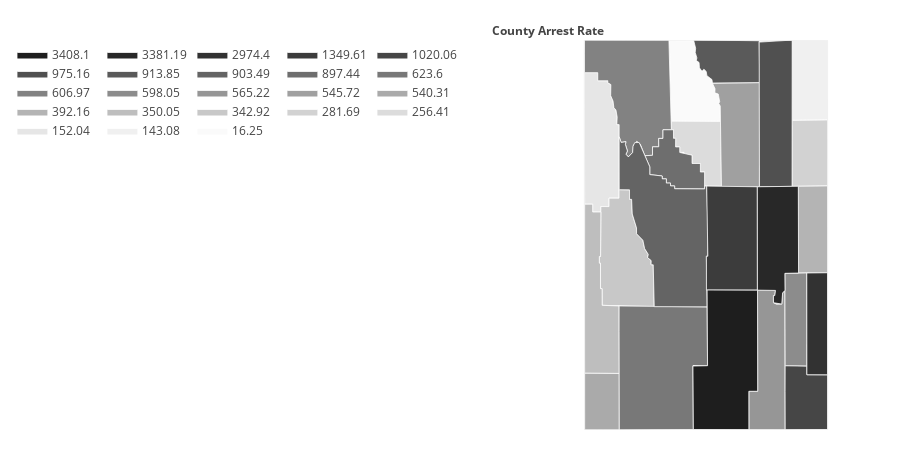

Write notebook code for a chart like this one.
### Code cell
########juvenile arrest rates chloropleth#########
display(HTML('<h1>Juvenile Arrest Rates for {}</h1>'.format(YEAR)))
display(HTML(juvenile_arrests[['Total Incidents','Population 11-17','Rate']].loc[idx[:,YEAR:YEAR], :].to_html()))
arrest_values = []
for county in counties:
    #print('county: {} with value: {}'.format(county,juvenile_arrests[['Total Incidents','Population 11-17','Rate']].loc[idx[county,YEAR:YEAR], :]['Rate'][0]))
    arrest_values.append(juvenile_arrests[['Total Incidents','Population 11-17','Rate']].loc[idx[county,YEAR:YEAR], :]['Rate'][0])
# print(len(values))
# print(len(fips))
# print(fips)
# print(values)

fig = ff.create_choropleth(
    fips=fips, values=arrest_values,colorscale=grey_scale,
    scope=['Wyoming'], county_outline={'color': 'rgb(255,255,255)', 'width': 0.75},
    legend_title='County Arrest Rate'
)
fig['layout']['legend'].update({'x': -.2,'orientation':'h'})
fig['layout']['annotations'][0].update({'x': -0.12, 'xanchor': 'left'})
# print(dir(fig['layout']['legend']))
# print(str(fig['layout']['legend']))
pl.offline.iplot(fig, filename='arrest_rates_choropleth_wyoming')

### Figure 1 — Plotly figure (JSON) as saved in the notebook; plotly's stock layout.template omitted (floating-point values rounded to 4 significant figures)
{"data": [{"fill": "toself", "fillcolor": "rgb(250,250,250)", "hoverinfo": "none", "line": {"color": "rgb(255,255,255)", "width": 0.75}, "mode": "lines", "name": "16.25", "type": "scatter", "uid": "451c9a8c-b46a-11e8-a0aa-18d6c706c04c", "x": [-108.6, -107.9, -107.8, -107.9, -107.8, -107.8, -107.8, -107.7, -107.7, -107.6, -107.5, -107.5, -107.4, -107.3, -107.3, -107.2, -107.2, -107.2, -107.1, -107.1, -108.6, -108.6, -108.6, -108.6, null], "y": [45.0, 44.99, 44.91, 44.87, 44.82, 44.79, 44.77, 44.72, 44.68, 44.7, 44.68, 44.63, 44.6, 44.5, 44.46, 44.45, 44.37, 44.35, 44.32, 44.17, 44.17, 44.87, 44.87, 45.0, null]}, {"fill": "toself", "fillcolor": "rgb(240,240,240)", "hoverinfo": "none", "line": {"color": "rgb(255,255,255)", "width": 0.75}, "mode": "lines", "name": "143.08", "type": "scatter", "uid": "451c9a8d-b46a-11e8-a0aa-18d6c706c04c", "x": [-105.1, -105.1, -104.1, -104.1, -105.1, -105.1, null], "y": [44.54, 45.0, 45.0, 44.18, 44.18, 44.54, null]}, {"fill": "toself", "fillcolor": "rgb(230,230,230)", "hoverinfo": "none", "line": {"color": "rgb(255,255,255)", "width": 0.75}, "mode": "lines", "name": "152.04", "type": "scatter", "uid": "451c9a8e-b46a-11e8-a0aa-18d6c706c04c", "x": [-111.1, -110.7, -110.7, -110.4, -110.4, -110.3, -110.3, -110.2, -110.2, -110.1, -110.1, -110.1, -110.1, -110.1, -110.3, -110.3, -110.6, -110.6, -110.8, -110.8, -111.0, -111.1, null], "y": [44.67, 44.67, 44.58, 44.58, 44.56, 44.54, 44.43, 44.37, 44.31, 44.28, 44.21, 44.13, 44.13, 43.38, 43.38, 43.29, 43.29, 43.24, 43.24, 43.32, 43.32, 44.67, null]}, {"fill": "toself", "fillcolor": "rgb(220,220,220)", "hoverinfo": "none", "line": {"color": "rgb(255,255,255)", "width": 0.75}, "mode": "lines", "name": "256.41", "type": "scatter", "uid": "451c9a8f-b46a-11e8-a0aa-18d6c706c04c", "x": [-108.6, -107.1, -107.1, -107.6, -107.6, -107.7, -107.7, -108.0, -108.0, -108.2, -108.2, -108.2, -108.3, -108.3, -108.4, -108.4, -108.5, -108.5, -108.6, -108.6, null], "y": [44.17, 44.17, 43.5, 43.5, 43.65, 43.65, 43.73, 43.73, 43.82, 43.82, 43.83, 43.85, 43.85, 43.9, 43.9, 43.99, 43.99, 44.08, 44.08, 44.17, null]}, {"fill": "toself", "fillcolor": "rgb(210,210,210)", "hoverinfo": "none", "line": {"color": "rgb(255,255,255)", "width": 0.75}, "mode": "lines", "name": "281.69", "type": "scatter", "uid": "451c9a90-b46a-11e8-a0aa-18d6c706c04c", "x": [-105.1, -105.1, -104.1, -104.1, -105.1, -105.1, null], "y": [43.97, 44.18, 44.18, 43.5, 43.5, 43.97, null]}, {"fill": "toself", "fillcolor": "rgb(200,200,200)", "hoverinfo": "none", "line": {"color": "rgb(255,255,255)", "width": 0.75}, "mode": "lines", "name": "342.92", "type": "scatter", "uid": "451c9a91-b46a-11e8-a0aa-18d6c706c04c", "x": [-110.6, -110.6, -110.6, -110.3, -110.3, -110.1, -110.1, -109.8, -109.8, -109.7, -109.7, -109.6, -109.6, -109.4, -109.3, -109.2, -109.2, -109.1, -109.1, -109.1, -109.0, -110.5, -110.5, -110.6, -110.6, -110.6, -110.6, null], "y": [42.78, 42.78, 43.29, 43.29, 43.38, 43.38, 43.46, 43.46, 43.37, 43.37, 43.22, 43.07, 43.01, 42.95, 42.86, 42.8, 42.77, 42.74, 42.69, 42.69, 42.26, 42.28, 42.45, 42.45, 42.71, 42.71, 42.78, null]}, {"fill": "toself", "fillcolor": "rgb(190,190,190)", "hoverinfo": "none", "line": {"color": "rgb(255,255,255)", "width": 0.75}, "mode": "lines", "name": "350.05", "type": "scatter", "uid": "451c9a92-b46a-11e8-a0aa-18d6c706c04c", "x": [-111.0, -111.0, -110.8, -110.8, -110.6, -110.6, -110.6, -110.6, -110.6, -110.6, -110.5, -110.5, -110.1, -110.0, -111.0, -111.0, null], "y": [42.15, 43.32, 43.32, 43.24, 43.24, 42.78, 42.78, 42.71, 42.71, 42.45, 42.45, 42.28, 42.27, 41.58, 41.58, 42.15, null]}, {"fill": "toself", "fillcolor": "rgb(180,180,180)", "hoverinfo": "none", "line": {"color": "rgb(255,255,255)", "width": 0.75}, "mode": "lines", "name": "392.16", "type": "scatter", "uid": "451c9a93-b46a-11e8-a0aa-18d6c706c04c", "x": [-104.9, -104.1, -104.1, -104.9, -104.9, null], "y": [43.5, 43.5, 42.61, 42.61, 43.5, null]}, {"fill": "toself", "fillcolor": "rgb(170,170,170)", "hoverinfo": "none", "line": {"color": "rgb(255,255,255)", "width": 0.75}, "mode": "lines", "name": "540.31", "type": "scatter", "uid": "451c9a94-b46a-11e8-a0aa-18d6c706c04c", "x": [-111.0, -111.0, -110.0, -110.0, -111.0, -111.0, null], "y": [41.16, 41.58, 41.58, 41.0, 41.0, 41.16, null]}, {"fill": "toself", "fillcolor": "rgb(160,160,160)", "hoverinfo": "none", "line": {"color": "rgb(255,255,255)", "width": 0.75}, "mode": "lines", "name": "545.72", "type": "scatter", "uid": "451c9a95-b46a-11e8-a0aa-18d6c706c04c", "x": [-107.4, -106.0, -106.0, -107.1, -107.1, -107.2, -107.2, -107.2, -107.3, -107.3, -107.4, null], "y": [44.56, 44.56, 43.49, 43.49, 44.32, 44.35, 44.37, 44.45, 44.46, 44.5, 44.56, null]}, {"fill": "toself", "fillcolor": "rgb(150,150,150)", "hoverinfo": "none", "line": {"color": "rgb(255,255,255)", "width": 0.75}, "mode": "lines", "name": "565.22", "type": "scatter", "uid": "451c9a96-b46a-11e8-a0aa-18d6c706c04c", "x": [-106.3, -106.1, -106.1, -105.6, -105.6, -105.6, -105.6, -105.5, -105.4, -105.4, -105.3, -105.3, -106.3, -106.3, null], "y": [41.4, 41.4, 42.43, 42.43, 42.38, 42.38, 42.3, 42.29, 42.29, 42.4, 42.43, 41.0, 41.0, 41.4, null]}, {"fill": "toself", "fillcolor": "rgb(140,140,140)", "hoverinfo": "none", "line": {"color": "rgb(255,255,255)", "width": 0.75}, "mode": "lines", "name": "598.05", "type": "scatter", "uid": "451c9a97-b46a-11e8-a0aa-18d6c706c04c", "x": [-105.3, -104.7, -104.7, -105.3, -105.3, null], "y": [42.61, 42.61, 41.65, 41.66, 42.61, null]}, {"fill": "toself", "fillcolor": "rgb(130,130,130)", "hoverinfo": "none", "line": {"color": "rgb(255,255,255)", "width": 0.75}, "mode": "lines", "name": "606.97", "type": "scatter", "uid": "451c9a98-b46a-11e8-a0aa-18d6c706c04c", "x": [-111.1, -111.1, -108.6, -108.6, -108.8, -108.8, -108.9, -108.9, -109.1, -109.1, -109.3, -109.4, -109.5, -109.6, -109.7, -109.8, -109.9, -109.8, -109.9, -109.9, -110.0, -110.1, -110.1, -110.1, -110.1, -110.1, -110.2, -110.2, -110.3, -110.3, -110.4, -110.4, -110.7, -110.7, -111.1, -111.1, null], "y": [44.87, 45.0, 45.0, 44.08, 44.08, 43.99, 43.99, 43.9, 43.9, 43.82, 43.81, 43.93, 43.96, 43.92, 43.85, 43.8, 43.83, 43.86, 43.93, 43.96, 43.95, 44.01, 44.13, 44.13, 44.21, 44.28, 44.31, 44.37, 44.43, 44.54, 44.56, 44.58, 44.58, 44.67, 44.67, 44.87, null]}, {"fill": "toself", "fillcolor": "rgb(120,120,120)", "hoverinfo": "none", "line": {"color": "rgb(255,255,255)", "width": 0.75}, "mode": "lines", "name": "623.6", "type": "scatter", "uid": "451c9a99-b46a-11e8-a0aa-18d6c706c04c", "x": [-110.1, -110.1, -107.5, -107.5, -107.9, -107.9, -110.0, -110.1, null], "y": [42.01, 42.27, 42.26, 41.66, 41.66, 41.0, 41.0, 42.01, null]}, {"fill": "toself", "fillcolor": "rgb(110,110,110)", "hoverinfo": "none", "line": {"color": "rgb(255,255,255)", "width": 0.75}, "mode": "lines", "name": "897.44", "type": "scatter", "uid": "451c9a9a-b46a-11e8-a0aa-18d6c706c04c", "x": [-109.3, -109.1, -109.1, -108.9, -108.9, -108.8, -108.8, -108.5, -108.5, -108.4, -108.4, -108.3, -108.3, -108.0, -108.0, -107.7, -107.7, -107.6, -107.6, -108.5, -108.5, -108.6, -108.6, -108.7, -108.7, -108.8, -108.8, -109.2, -109.2, -109.3, null], "y": [43.81, 43.82, 43.9, 43.9, 43.99, 43.99, 44.08, 44.08, 43.99, 43.99, 43.9, 43.9, 43.85, 43.82, 43.73, 43.73, 43.65, 43.65, 43.47, 43.47, 43.5, 43.5, 43.53, 43.53, 43.58, 43.58, 43.61, 43.62, 43.7, 43.81, null]}, {"fill": "toself", "fillcolor": "rgb(100,100,100)", "hoverinfo": "none", "line": {"color": "rgb(255,255,255)", "width": 0.75}, "mode": "lines", "name": "903.49", "type": "scatter", "uid": "451c9a9b-b46a-11e8-a0aa-18d6c706c04c", "x": [-110.1, -110.0, -109.9, -109.9, -109.8, -109.9, -109.8, -109.7, -109.7, -109.6, -109.5, -109.2, -109.2, -108.8, -108.8, -108.7, -108.7, -108.6, -108.6, -108.5, -108.5, -107.6, -107.6, -107.5, -107.5, -107.5, -107.5, -107.5, -109.0, -109.1, -109.1, -109.1, -109.2, -109.2, -109.3, -109.4, -109.6, -109.6, -109.7, -109.7, -109.8, -109.8, -110.1, -110.1, null], "y": [44.01, 43.95, 43.96, 43.93, 43.86, 43.83, 43.8, 43.85, 43.91, 43.95, 43.95, 43.7, 43.62, 43.61, 43.58, 43.58, 43.53, 43.53, 43.5, 43.5, 43.47, 43.47, 43.5, 43.5, 43.13, 42.78, 42.78, 42.26, 42.26, 42.69, 42.69, 42.74, 42.77, 42.8, 42.86, 42.95, 43.01, 43.07, 43.22, 43.37, 43.37, 43.46, 43.46, 44.01, null]}, {"fill": "toself", "fillcolor": "rgb(90,90,90)", "hoverinfo": "none", "line": {"color": "rgb(255,255,255)", "width": 0.75}, "mode": "lines", "name": "913.85", "type": "scatter", "uid": "451c9a9c-b46a-11e8-a0aa-18d6c706c04c", "x": [-107.9, -106.0, -106.0, -107.4, -107.4, -107.5, -107.5, -107.6, -107.7, -107.7, -107.8, -107.8, -107.8, -107.9, -107.9, -107.9, null], "y": [45.0, 44.99, 44.56, 44.56, 44.6, 44.63, 44.68, 44.7, 44.68, 44.72, 44.77, 44.79, 44.82, 44.87, 44.92, 45.0, null]}, {"fill": "toself", "fillcolor": "rgb(80,80,80)", "hoverinfo": "none", "line": {"color": "rgb(255,255,255)", "width": 0.75}, "mode": "lines", "name": "975.16", "type": "scatter", "uid": "451c9a9d-b46a-11e8-a0aa-18d6c706c04c", "x": [-106.0, -105.1, -105.1, -106.0, -106.0, null], "y": [44.98, 45.0, 43.5, 43.49, 44.98, null]}, {"fill": "toself", "fillcolor": "rgb(70,70,70)", "hoverinfo": "none", "line": {"color": "rgb(255,255,255)", "width": 0.75}, "mode": "lines", "name": "1020.06", "type": "scatter", "uid": "451c9a9e-b46a-11e8-a0aa-18d6c706c04c", "x": [-105.3, -105.3, -104.7, -104.7, -104.1, -104.1, -105.3, -105.3, null], "y": [41.4, 41.66, 41.65, 41.57, 41.56, 41.0, 41.0, 41.4, null]}, {"fill": "toself", "fillcolor": "rgb(60,60,60)", "hoverinfo": "none", "line": {"color": "rgb(255,255,255)", "width": 0.75}, "mode": "lines", "name": "1349.61", "type": "scatter", "uid": "451c9a9f-b46a-11e8-a0aa-18d6c706c04c", "x": [-107.5, -107.5, -107.5, -106.1, -106.1, -107.5, -107.5, null], "y": [42.78, 42.78, 43.5, 43.49, 42.43, 42.43, 42.78, null]}, {"fill": "toself", "fillcolor": "rgb(50,50,50)", "hoverinfo": "none", "line": {"color": "rgb(255,255,255)", "width": 0.75}, "mode": "lines", "name": "2974.4", "type": "scatter", "uid": "451c9aa0-b46a-11e8-a0aa-18d6c706c04c", "x": [-104.7, -104.1, -104.1, -104.7, -104.7, null], "y": [42.61, 42.61, 41.56, 41.57, 42.61, null]}, {"fill": "toself", "fillcolor": "rgb(40,40,40)", "hoverinfo": "none", "line": {"color": "rgb(255,255,255)", "width": 0.75}, "mode": "lines", "name": "3381.19", "type": "scatter", "uid": "451c9aa1-b46a-11e8-a0aa-18d6c706c04c", "x": [-106.1, -104.9, -104.9, -105.3, -105.3, -105.4, -105.4, -105.6, -105.6, -105.6, -105.6, -106.1, -106.1, null], "y": [43.49, 43.5, 42.61, 42.61, 42.43, 42.4, 42.29, 42.3, 42.38, 42.38, 42.43, 42.43, 43.49, null]}, {"fill": "toself", "fillcolor": "rgb(30,30,30)", "hoverinfo": "none", "line": {"color": "rgb(255,255,255)", "width": 0.75}, "mode": "lines", "name": "3408.1", "type": "scatter", "uid": "451c9aa2-b46a-11e8-a0aa-18d6c706c04c", "x": [-107.9, -107.5, -107.5, -106.1, -106.1, -106.3, -106.3, -107.9, -107.9, null], "y": [41.65, 41.66, 42.43, 42.43, 41.4, 41.4, 41.0, 41.0, 41.65, null]}, {"hoverinfo": "text", "legendgroup": "centroids", "marker": {"color": "white", "opacity": 0}, "mode": "markers", "name": "US Counties", "selected": {"marker": {"color": "white", "opacity": 1, "size": 3}}, "showlegend": false, "text": ["County: Albany<br>State: Wyoming<br>FIPS: 56001<br>Value: 565.22", "County: Big Horn<br>State: Wyoming<br>FIPS: 56003<br>Value: 16.25", "County: Campbell<br>State: Wyoming<br>FIPS: 56005<br>Value: 975.16", "County: Carbon<br>State: Wyoming<br>FIPS: 56007<br>Value: 3408.1", "County: Converse<br>State: Wyoming<br>FIPS: 56009<br>Value: 3381.19", "County: Crook<br>State: Wyoming<br>FIPS: 56011<br>Value: 143.08", "County: Fremont<br>State: Wyoming<br>FIPS: 56013<br>Value: 903.49", "County: Goshen<br>State: Wyoming<br>FIPS: 56015<br>Value: 2974.4", "County: Hot Springs<br>State: Wyoming<br>FIPS: 56017<br>Value: 897.44", "County: Johnson<br>State: Wyoming<br>FIPS: 56019<br>Value: 545.72", "County: Laramie<br>State: Wyoming<br>FIPS: 56021<br>Value: 1020.06", "County: Lincoln<br>State: Wyoming<br>FIPS: 56023<br>Value: 350.05", "County: Natrona<br>State: Wyoming<br>FIPS: 56025<br>Value: 1349.61", "County: Niobrara<br>State: Wyoming<br>FIPS: 56027<br>Value: 392.16", "County: Park<br>State: Wyoming<br>FIPS: 56029<br>Value: 606.97", "County: Platte<br>State: Wyoming<br>FIPS: 56031<br>Value: 598.05", "County: Sheridan<br>State: Wyoming<br>FIPS: 56033<br>Value: 913.85", "County: Sublette<br>State: Wyoming<br>FIPS: 56035<br>Value: 342.92", "County: Sweetwater<br>State: Wyoming<br>FIPS: 56037<br>Value: 623.6", "County: Teton<br>State: Wyoming<br>FIPS: 56039<br>Value: 152.04", "County: Uinta<br>State: Wyoming<br>FIPS: 56041<br>Value: 540.31", "County: Washakie<br>State: Wyoming<br>FIPS: 56043<br>Value: 256.41", "County: Weston<br>State: Wyoming<br>FIPS: 56045<br>Value: 281.69"], "type": "scatter", "uid": "451c9aa3-b46a-11e8-a0aa-18d6c706c04c", "unselected": {"marker": {"opacity": 0}}, "x": [-105.7, -108.0, -105.5, -106.9, -105.5, -104.6, -108.6, -104.4, -108.4, -106.6, -104.7, -110.7, -106.8, -104.5, -109.6, -105.0, -106.9, -109.9, -108.9, -110.6, -110.5, -107.7, -104.6], "y": [41.65, 44.53, 44.25, 41.69, 42.97, 44.59, 43.04, 42.09, 43.72, 44.04, 41.31, 42.26, 42.96, 43.06, 44.52, 42.13, 44.79, 42.77, 41.66, 43.93, 41.29, 43.9, 43.84]}, {"hoverinfo": "text", "legendgroup": "States", "line": {"color": "rgb(240, 240, 240)", "width": 1}, "mode": "lines", "showlegend": false, "type": "scatter", "uid": "451c9aa4-b46a-11e8-a0aa-18d6c706c04c", "x": [-111.1, -111.1, -104.1, -104.1, -111.0, -111.1, null], "y": [44.87, 45.0, 45.0, 41.0, 41.0, 44.87, null]}], "layout": {"annotations": [{"showarrow": false, "text": "<b>County Arrest Rate</b>", "x": -0.12, "xanchor": "left", "xref": "paper", "y": 1.05, "yref": "paper"}], "dragmode": "select", "height": 450, "hovermode": "closest", "legend": {"orientation": "h", "traceorder": "reversed", "x": -0.2, "xanchor": "right", "y": 1, "yanchor": "top"}, "margin": {"b": 20, "l": 20, "r": 20, "t": 40}, "width": 900, "xaxis": {"autorange": false, "fixedrange": true, "range": [-112.6, -102.6], "showgrid": false, "showticklabels": false, "zeroline": false}, "yaxis": {"autorange": false, "fixedrange": true, "range": [41.0, 45.0], "showgrid": false, "showticklabels": false, "zeroline": false}}}
